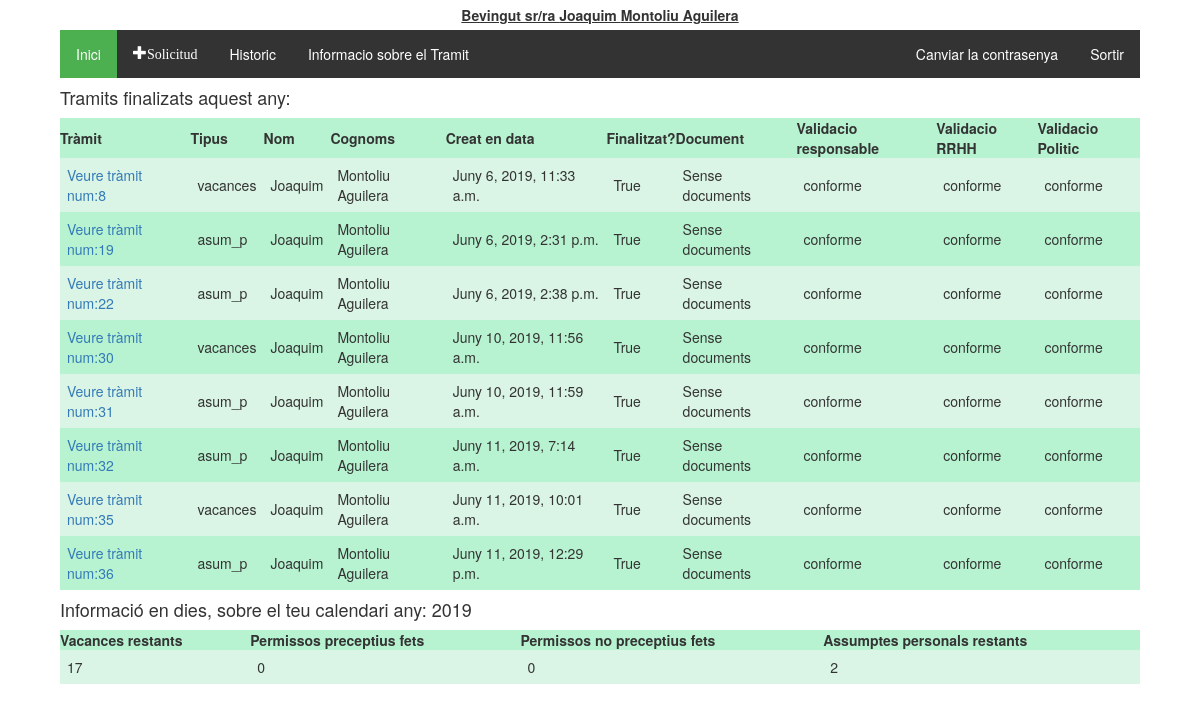
/tramitador/historic/ (signed in), run on an earlier commit of the app's database.
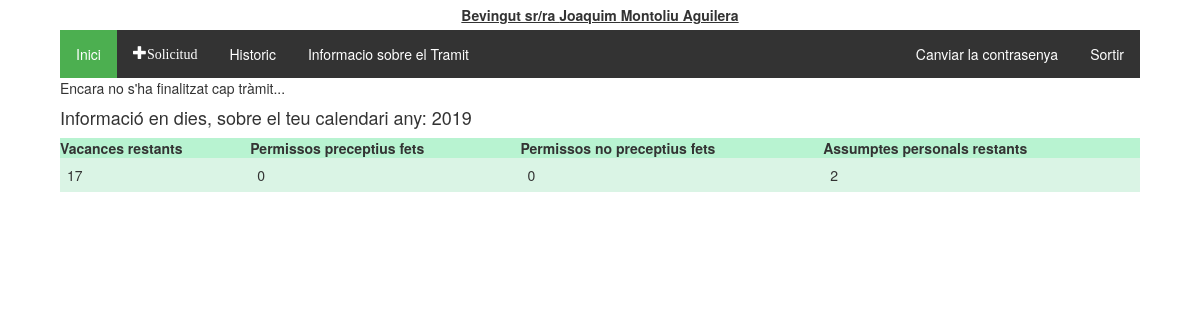
And on a later commit of the database.
### tramitador/models.py (models this page shows, shortened)
class Treballadors(AbstractUser):
    usuari = models.CharField(max_length=20)
    """nom = models.CharField(max_length=20)
    cognoms = models.CharField(max_length=20)
    email = models.CharField(max_length=50)"""
    dni = models.CharField(max_length=20, null = True, blank=True)
    areas = models.ManyToManyField(Area)
    """rol = models.CharField(max_length=20, choices = tip_rols, default = 'treb')
    estat = models.CharField(max_length=10, choices = tip_estats, default = 'alta')"""

class Tramit(models.Model):
    validacio = (
        ('conforme','conforme'),
        ('inconforme','no conforme'),
        ('espera', 'en espera'),
    )
    tipologia = (
        ('vacances', 'Vacances'),
        ('perm_precep', 'Permisos preceptius'),
        ('perm_no_precep', 'Permisos no preceptius'),
        ('asum_p', 'Asumptes personals'),
    )
    treballador = models.ForeignKey(Treballadors, on_delete=models.CASCADE)
    document = models.ForeignKey(Document, on_delete=models.SET_NULL, null=True, blank=True)
    creat_en = models.DateTimeField(auto_now_add=True)
    modificat_en = models.DateTimeField(auto_now=True)
    data_sol = models.CharField(max_length=250, help_text = "Interval de dates amb guións '-', per dies no consecutios emprar ',' Exemple:01/01/2019 - 05/01/2019, 07/01/2019")
    tipus = models.CharField(max_length=40, choices=tipologia, default='asum_p')
    finalitzat = models.BooleanField(default=False)
    """Validacio de RRHH"""
    valRRHH = models.CharField(max_length=20, choices=validacio, default='espera')
    """Validacio del responsable"""
    valResp =  models.CharField(max_length=20, choices=validacio, default='espera')
    """Validacio del Politic"""
    valPol = models.CharField(max_length=20, choices=validacio, default='espera')
    """En cas de voler explicar el motiu"""
    missatge_usuari = models.CharField(max_length=2000, null = True)
    missatge_responsable = models.CharField(max_length=2000, null = True, blank=True)
    """Millores per el admin site"""
    def was_published_recently(self):
        return self.creat_en >= timezone.now() - datetime.timedelta(days=1)
    was_published_recently.admin_order_field = 'creat_en'
    was_published_recently.boolean = True
    was_published_recently.short_description = 'Publicat recentment?'

class Calendari(models.Model):
    any = models.IntegerField(('any'),choices=year_choices(), default=current_year())
    vacances = models.IntegerField(default=22, verbose_name="Vacances disponibles")
    vacances_dies = models.CharField(max_length=500, blank=True)
    perm_precep = models.IntegerField(default=0, verbose_name="Permissos preceptius fets:")
    perm_precep_dies = models.CharField(max_length=500, blank=True)
    perm_no_precep = models.IntegerField(default=0, verbose_name="Permissos no preceptius fets:")
    perm_no_precep_dies = models.CharField(max_length=500, blank=True)
    asum_p = models.IntegerField(default=6,verbose_name="Assumptes perosnals disponibles:")
    asum_p_dies = models.CharField(max_length=500, blank=True)
    treballador = models.ForeignKey(Treballadors, on_delete=models.CASCADE)

### tramitador/views.py (the view)
@login_required
def historic(request):
    today = datetime.date.today()
    groups = request.user.groups.all()
    tramits_finalitzats = Tramit.objects.all().filter(Q(treballador__id=request.user.id) & Q(finalitzat=True) &Q(creat_en__year=today.year))
    try:
        calendari = Calendari.objects.get(treballador__id = request.user.id, any=today.year)
        context = {'tramits_finalitzats': tramits_finalitzats, 'calendari':calendari}
        return render(request, 'tramits/historic.html', context)
    except Calendari.DoesNotExist:
        context = {'tramits_finalitzats': tramits_finalitzats}
        return render(request, 'tramits/historic.html', context)

### tramitador/templatetags/group.py (called while the page is built)
@register.filter(name='has_group')
def has_group(user, group_name):
    group_name = group_name.split(";")
    for group in group_name:
        if(user.groups.filter(name=group).exists()):
            return True
    return False

### tramitador/templates/tramits/historic.html
{% extends 'tramits/base.html' %}
{% block content %}
  {% if tramits_finalitzats %}
  <h4>Tramits finalizats aquest any:</h4>
    <table class="TFtable">
      <tr>
        <th>Tràmit</th><th>Tipus</th><th>Nom</th><th>Cognoms</th><th>Creat en data</th><th>Finalitzat?</th><th>Document</th>
        <th>Validacio responsable</th><th>Validacio RRHH</th><th>Validacio Politic</th>
      </tr>
      {% for tramit in tramits_finalitzats %}
      <tr>
        <td><a href="{% url 'tramit_detall' tramit.id %}">Veure tràmit num:{{tramit.id}}</a></td><td>{{tramit.tipus}}</td><td>{{tramit.treballador.first_name}}</td><td>{{tramit.treballador.last_name}}</td>
        <td>{{tramit.creat_en}}</td><td>{{tramit.finalitzat}}</td>
        <td>
          {% if tramit.document %}
            <a href='{{ tramit.document.document.url }}' class="glyphicon glyphicon-save-file"></a>
          {% else %}
            Sense documents
          {% endif %}
        </td>
        <td>{{tramit.valResp}}</td><td>{{tramit.valRRHH}}</td><td>{{tramit.valPol}}</td>
      </tr>
      {% endfor %}
    </table>
    {% else %}
      Encara no s'ha finalitzat cap tràmit...
  {% endif %}
  {% if calendari %}
  <h4>Informació en dies, sobre el teu calendari any: {{calendari.any}}</h4>
    <table class="TFtable">
      <tr>
        <th>Vacances restants</th>
        <th>Permissos preceptius fets</th>
        <th>Permissos no preceptius fets</th>
        <th>Assumptes personals restants</th>
      </tr>
      <tr>
        <td>{{calendari.vacances}}</td>
        <td>{{calendari.perm_precep}}</td>
        <td>{{calendari.perm_no_precep}}</td>
        <td>{{calendari.asum_p}}</td>
      </tr>
    </table>
  {% else %}
    <p>Encara no tens calendari d'aquest any confeccionat.</p>
  {% endif %}
{% endblock %}

### tramitador/templates/tramits/base.html (shortened to what this page needs)
<!DOCTYPE html>
{% load static %}
{% load group %}
<html lang="es">
  <head>
    <link rel="stylesheet" href="https://maxcdn.bootstrapcdn.com/bootstrap/3.3.5/css/bootstrap.min.css">
    <link rel="stylesheet" href="https://maxcdn.bootstrapcdn.com/font-awesome/4.4.0/css/font-awesome.min.css">
    <link rel="stylesheet" href="//code.jquery.com/ui/1.12.1/themes/base/jquery-ui.css">
    <link rel="stylesheet" href="{% static 'tramits/style.css' %}">
  </head>
  <body>
    <div id="heading">
      {% block heading %}
        {% if user.is_authenticated %}
          Bevingut sr/ra {{ user.first_name }} {{ user.last_name }}
        {% else %}
          <p>Encara no t'has autentificat:<a href="{% url 'login' %}"><button type="button" class="btn btn-primary">Entrar</button></a></p>
        {% endif %}
      {% endblock %}
    </div>
    {% if user.is_authenticated %}
      <div id="main_block">
        <div id="options_block">
          <ul class="menu_options">
            <li><a href="{% url 'index' %}" class="active">Inici</a></li>
            <li><a href="{% url 'nou_tramit' %}"class ="glyphicon glyphicon-plus">Solicitud</a></li>
            <li><a href="{% url 'historic' %}">Historic</a></li>
            <li><a target="_blank" href="{% static 'documentacio/manual.pdf' %}">Informacio sobre el Tramit</a></li>
            <li class="menu_options_dreta"><a href="{% url 'logout' %}">Sortir</a></li>
            <li class="menu_options_dreta"><a href="/permivac/tramitador/accounts/password_change/">Canviar la contrasenya</a></li>
          </ul>
        </div>
        {% block content %}
        {% endblock %}
      </div>
    {% endif %}
  </body>
</html>

### tramitador/static/tramits/style.css (style rules this page uses)
#heading { display:flex; flex-direction: row; justify-content: center; align-content:center; align-items:center; width: 90%; height: auto; margin-left: auto; margin-right: auto; padding: 5px; text-decoration: underline; font-weight: bold; }
#main_block { display:flex; flex-direction:column; width: 90%; margin-left: auto; margin-right: auto; height: auto; justify-content: center; }
.TFtable { width: 100%; height: auto; padding: 5px; }
.TFtable td { padding:7px; border:border#4ef495 1px solid; }
.TFtable tr { background:#b8f3d1; }
.TFtable tr:nth-child(odd) { background:#b8f3d1; }
.TFtable tr:nth-child(even) { background:#daf4e5; }
ul.menu_options { list-style-type: none; margin: 0; padding: 0; overflow: hidden; background-color: #333; }
ul.menu_options li { float: left; }
ul.menu_options li.menu_options_dreta { float:right; }
ul.menu_options li a { display: block; color: white; text-align: center; padding: 14px 16px; text-decoration: none; }
.active { background-color: #4CAF50; }
a, i { cursor: pointer; }

What changed in the data, as far as the page shows it:
removed Tramit: id "8", tipus "vacances", treballador.first_name "Joaquim", treballador.last_name "Montoliu Aguilera", creat_en "Juny 6, 2019, 11:33 a.m.", finalitzat "True", shows "Sense documents", valResp "conforme", valRRHH "conforme", valPol "conforme"
removed Tramit: id "19", tipus "asum_p", treballador.first_name "Joaquim", treballador.last_name "Montoliu Aguilera", creat_en "Juny 6, 2019, 2:31 p.m.", finalitzat "True", shows "Sense documents", valResp "conforme", valRRHH "conforme", valPol "conforme"
removed Tramit: id "22", tipus "asum_p", treballador.first_name "Joaquim", treballador.last_name "Montoliu Aguilera", creat_en "Juny 6, 2019, 2:38 p.m.", finalitzat "True", shows "Sense documents", valResp "conforme", valRRHH "conforme", valPol "conforme"
removed Tramit: id "30", tipus "vacances", treballador.first_name "Joaquim", treballador.last_name "Montoliu Aguilera", creat_en "Juny 10, 2019, 11:56 a.m.", finalitzat "True", shows "Sense documents", valResp "conforme", valRRHH "conforme", valPol "conforme"
removed Tramit: id "31", tipus "asum_p", treballador.first_name "Joaquim", treballador.last_name "Montoliu Aguilera", creat_en "Juny 10, 2019, 11:59 a.m.", finalitzat "True", shows "Sense documents", valResp "conforme", valRRHH "conforme", valPol "conforme"
removed Tramit: id "32", tipus "asum_p", treballador.first_name "Joaquim", treballador.last_name "Montoliu Aguilera", creat_en "Juny 11, 2019, 7:14 a.m.", finalitzat "True", shows "Sense documents", valResp "conforme", valRRHH "conforme", valPol "conforme"
removed Tramit: id "35", tipus "vacances", treballador.first_name "Joaquim", treballador.last_name "Montoliu Aguilera", creat_en "Juny 11, 2019, 10:01 a.m.", finalitzat "True", shows "Sense documents", valResp "conforme", valRRHH "conforme", valPol "conforme"
removed Tramit: id "36", tipus "asum_p", treballador.first_name "Joaquim", treballador.last_name "Montoliu Aguilera", creat_en "Juny 11, 2019, 12:29 p.m.", finalitzat "True", shows "Sense documents", valResp "conforme", valRRHH "conforme", valPol "conforme"
Also different on the page:
text no longer shown: "Tramits finalizats aquest any: Tràmit Tipus Nom Cognoms Creat en data Finalitzat? Document Validacio responsable Validacio RRHH Validacio Politic"
text now shown: "Encara no s'ha finalitzat cap tràmit..."
